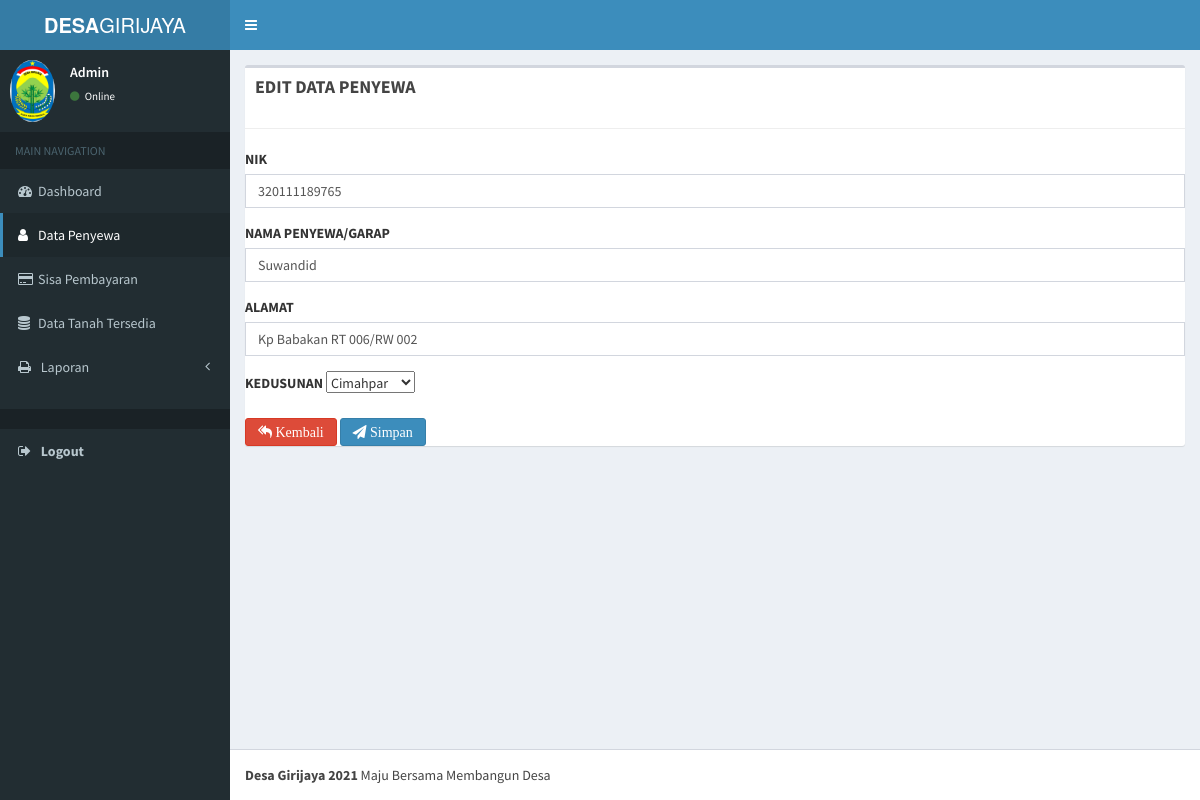
Page /Penyewa/edit_penyewa/1 on the committed database.
### tables this page shows
CREATE TABLE `penduduk` (
  `id` int(11) NOT NULL,
  `nik` double NOT NULL,
  `nama` varchar(50) NOT NULL,
  `ttl` date NOT NULL,
  `alamat` varchar(50) NOT NULL,
  `kedusunan` varchar(50) NOT NULL
);

### application/controllers/Penyewa.php (called while the page is built, shortened)
<?php
class Penyewa extends CI_Controller
{
    function __construct()
    {
        $this->load->model('M_penyewa');
    }
    public function edit_penyewa($id)
    {
        $where = array('id' => $id);
        $data['penduduk'] = $this->M_penyewa->edit_data($where, 'penduduk')->result();
        $this->load->view('templet/header');
        $this->load->view('templet/sidebar');
        $this->load->view('edit/edit_penyewa', $data);
        $this->load->view('templet/footer');
    }
}

### index.php (called while the page is built, shortened)
<?php
require_once BASEPATH.'core/CodeIgniter.php';

### application/libraries/Fungsi.php (called while the page is built, shortened)
<?php
class Fungsi
{
    protected $ci;
    function __construct()
    {
        $this->ci = &get_instance();
    }
    function user_login()
    {
        $id = $this->ci->session->userdata('id');
        $userdata = $this->ci->M_login->get($id)->row();
        return $userdata;
    }
}

### application/models/M_login.php (called while the page is built, shortened)
<?php
class M_login extends CI_Model
{
    public function get($id = null)
    {
        $this->db->from('login');
        $query = $this->db->get();
        return $query;
    }
}

### application/models/M_penyewa.php (called while the page is built, shortened)
<?php
class M_penyewa extends CI_Model
{
    public function edit_data($where, $table)
    {
        return $this->db->get_where($table, $where);
    }
}

### application/views/edit/edit_penyewa.php (the view, shortened to what this page needs)
<div class="content-wrapper ">
    <section class="content">
        <div class="box">
            <div class="box-header">
                <h4 class="box-title"><strong> EDIT DATA PENYEWA</strong></h4>
            </div>
            <hr>
            <?php foreach ($penduduk as $row) { ?>
                <form method="post" action="<?php echo base_url('Penyewa/update') ?>">
                    <div class="form-group">
                        <label>NIK</label>
                        <input type="text" name="nik" class="form-control" value="<?php echo $row->nik ?>">
                    </div>
                    <div class="form-group">
                        <label>NAMA PENYEWA/GARAP</label>
                        <input type="text" name="nama" class="form-control" value="<?php echo $row->nama ?>">
                    </div>
                    <div class="form-group">
                        <label>ALAMAT </label>
                        <input type="text" name="alamat" class="form-control" value="<?php echo $row->alamat ?>">
                    </div>
                    <div>
                        <label>KEDUSUNAN</label>
                        <select name="kedusunan" id="">
                            <?= '<option class="form-group" value="' . $a[$i] . '">' . $row->kedusunan . '</option>' ?>;
                            <?php $a = array('Cimahpar', 'Geger', 'Gelarjaya', 'Girijaya', 'Sinarahayu');
                            for ($i = 0; $i < count($a); $i++) {
                                if ($a[$i] == $row->kedusunan) {
                                    continue;
                                } else {
                                    echo '<option class="form-group" value="' . $a[$i] . '">' . $a[$i] . '</option>';
                                }
                            }
                            ?>
                        </select>
                    </div>
                <?php } ?>
                <br>
                <div>
                    <a href="<?php echo base_url('Penyewa/index') ?> " class="btn btn-danger fa fa-reply-all"> Kembali</a>
                    <button type="Submit" class="btn btn-primary fa fa-paper-plane"> Simpan</button>
                </div>
                </form>
        </div>
    </section>
</div>

### application/views/templet/sidebar.php (shortened to what this page needs)
<aside class="main-sidebar">
    <section class="sidebar">
        <div class="user-panel">
            <div class="pull-left image">
                <img src="<?php echo base_url() ?>assets/dist/img/grj2.jpg" class="img-circle" alt="User Image">
            </div>
            <div class="pull-left info">
                <p><?php echo ucfirst($this->fungsi->user_login()->username) ?></p>
                <a href="#"><i class="fa fa-circle text-success"></i> Online</a>
            </div>
        </div>
        <ul class="sidebar-menu">
            <li class="header">MAIN NAVIGATION</li>
            <li <?= $this->uri->segment(1) == 'Welcome' ? 'class="active"' : '' ?>>
                <a href="<?php echo site_url() ?>/Welcome/index">
                    <i class="fa fa-dashboard" aria-hidden="true"></i><span>Dashboard</span>
                </a>
            </li>
            <li <?= $this->uri->segment(1) == 'Penyewa' ? 'class="active"' : '' ?>>
                <a href="<?php echo site_url() ?>/Penyewa/index">
                    <i class="fa fa-user" aria-hidden="true"></i><span>Data Penyewa</span>
                </a>
            </li>
            <li <?= $this->uri->segment(1) == 'Pembayaran' ? 'class="active"' : '' ?>>
                <a href="<?php echo site_url() ?>/Pembayaran/index">
                    <i class="fa fa-credit-card" aria-hidden="true"></i><span>Sisa Pembayaran</span>
                </a>
            </li>
            <li <?= $this->uri->segment(1) == 'Tanah' ? 'class="active"' : '' ?>>
                <a href="<?php echo site_url() ?>/Tanah/index">
                    <i class="fa fa-database" aria-hidden="true"></i><span>Data Tanah Tersedia</span>
                </a>
            </li>
            <li class="treeview" name="laporan">
                <a href="#">
                    <i class="fa fa-print"></i>
                    <span>Laporan</span>
                    <i class="fa fa-angle-left pull-right"></i>
                </a>
            </li>
            <br>
            <li class="header">
            <li>
                <a class="profile-pic " href="<?= base_url('login/logout') ?>">
                    <i class="fa fa-sign-out"></i>
                    <span class="text-white text-bold font-medium ">Logout</span></a>
            </li>
            </li>
        </ul>
    </section>
</aside>

### rows in the picture
penduduk: nik "320111189765", nama "Suwandid", alamat "Kp Babakan RT 006/RW 002", kedusunan "Cimahpar"

### other values in the picture
$this->fungsi->user_login()->username "Admin"
